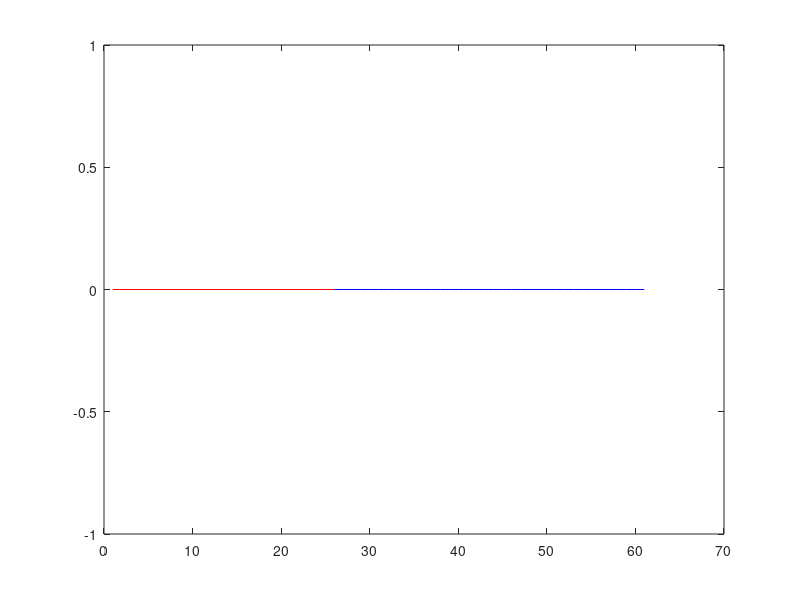

The MATLAB script that drew this image:
%%%%%%%%%%%%%%%%%%%%%%%%%%%%%%%%%%%%%%%%%%%%%%%%%%%%%%%%%%%%%%%%%%%%%%%%%%%
% In this file, we used gradient descent method to solve the
% linear regression problem mentioned in the report
%%%%%%%%%%%%%%%%%%%%%%%%%%%%%%%%%%%%%%%%%%%%%%%%%%%%%%%%%%%%%%%%%%%%%%%%%%%


%% read and pre-process feature and label files
load feature_matrix.txt
load label_independent.txt

%% declare global variables used in query.m
global sentenceMap F L A method;

% set method
method = 'lr';

% chunk feature matrix to be consisitent with label matrix
F = feature_matrix(1:size(label_independent, 1), :);
% select grammatical feature rather then all 30 features
F = F(:, 1:10);
L = label_independent;

% build sentence number map
fid = fopen('sentence_map.txt');
sentenceMap = [];
for i = 1 : size(F,1)
    line = fgetl(fid);
    [sentenceNum totalScript] = strread(line, '%s %d', 'delimiter', ' \t');
    sentenceMap = [sentenceMap; sentenceNum totalScript];
end
fclose(fid);

% remove all rows where feature/label sum up to 0
zeroRowsF = find(all(F==0,2));
zeroRowsL = find(all(L==0,2));
zeroRows = [zeroRowsF;zeroRowsL];
F(zeroRows, :) = [];
L(zeroRows, :) = [];
sentenceMap(zeroRows, :) = [];

% approximate 0.0 in order KL can work
L(find(L == 0)) = 0.0001;

% shuffle the rows to fully test the method
FL = [F L];
randIndex = randperm(size(FL, 1));
FL = FL(randIndex, :);
F = FL(:, 1:size(F,2));
seperator = size(F,2) + 1;
L = FL(:, seperator : seperator + size(L,2) - 1);
sentenceMap = sentenceMap(randIndex, :);

% normalize number of scripts and serve as weights of
% weighted LR
numSentences = cell2mat(sentenceMap(:,2));
numSentences = numSentences / sum(numSentences);


%% declare constants
featureNum = size(F, 2); % number of features
changeType = size(L, 2); % number of types of operations
sentenceNum = size(F, 1); % number of sentences
trainNum = round(sentenceNum * 0.7); % number of sentences for training
testNum = sentenceNum - trainNum;
ita = 1e-6;  % convergence condition
alpha = 8e-5;  % stepsize
alpha_fine = 8e-7; % finer stepsize
numRand = 5; % number of runs to compute random result 

%% apply gradient descend solving the optimization problem

% initialize mapping matrix randomly
A = rand(changeType, featureNum);

% store result of KL summation
MSEvecTrain = zeros(1,trainNum);
MSEvecTest = zeros(1, testNum);

% used for updating mapping matrix A
gradientMatrix = zeros(changeType, featureNum);

flag = 1;
n = 1;
while flag == 1
    for s = 1:trainNum
        f = A * F(s,:)';
        tempA = zeros(changeType, featureNum);
        for i = 1:changeType
            for j = 1:featureNum
                % it is possible that L(s,i) == 0
                gradientAij = 2 * numSentences(s) * (f(i) - L(s,i)) * F(s,j);
                gradientMatrix(i,j) = gradientAij;
                tempA(i,j) = A(i,j)- alpha * gradientAij;
                
                % if Aij is negative after updates, it is possible f(i)<0
                % in next iteration, to avoid this, we do not change Aij
                % it should be noted that even though we do not change Aij,
                % converge rate will be decreased, however, the loss
                % function still decreases and we can finally get the
                % optimal solution
                if (tempA(i,j) < 0)
                    tempA(i,j) = A(i,j);
                end
            end
        end
        A = tempA;
    end
    
    % after updating A in one round, calculate total KL in testing data
    totalTestMSE = 0;
    for s1 = trainNum + 1 : sentenceNum
        f_result = A * F(s1,:)';
        MSE = numSentences(s1) * norm((f_result - L(s1,:)'),2);
        totalTestMSE = totalTestMSE + MSE;
    end
%     totalTestMSE = totalTestMSE;
    MSEvecTest(n) = totalTestMSE;
    
    % afer updating A in one round, calculate total KL in training data
    totalTrainMSE = 0;
    for s1 = 1 : trainNum
        f_result = A * F(s1,:)';
        MSE = numSentences(s1) * norm((f_result - L(s1,:)'),2);
        totalTrainMSE = totalTrainMSE + MSE;
    end
%     totalTrainMSE = totalTrainMSE
    MSEvecTrain(n) = totalTrainMSE;
    
    if n > 1
        %  if kl in two rounds of iteration are quite similar, stop
        %  descending
        if abs(MSEvecTrain(n-1)-MSEvecTrain(n)) < ita
            flag = 0;
        end
    end

    n = n + 1;   
end

%% Plot result
x = 1 : 1 : size(MSEvecTrain,2);
y = 1 : 1 : size(MSEvecTest,2);
plot(x, MSEvecTrain, 'b');
hold on;
plot(y, MSEvecTest, 'r');

%%%%%%%%%% Print out final result %%%%%%%%%%
MSE_Train = ['MSE on training data using RL: ', num2str(min(MSEvecTrain))];
display(MSE_Train);
MSE_Test = ['MSE on testing data using RL: ', num2str(min(MSEvecTest))];
display(MSE_Test);

% display available testing sentences
querySentencesPool = sentenceMap(trainNum + 1:sentenceNum,:)
